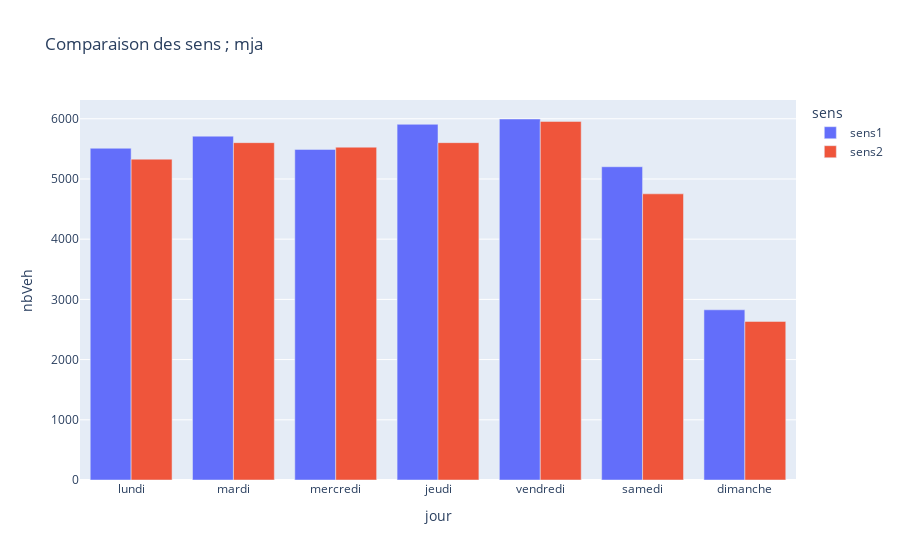

This figure's notebook cell:
### Code cell
#exemple d'appel de résultats du dico
dicoHoraire['mjo']['nbJour']
dicoHoraire['mja']['nbJour']
dicoHoraire['mjo']['2sens']['graph']
dicoHoraire['samedi']['sens1']['donnees']
dicoJournalier['mja']['sens2']['graph']
dicoJournalier['mjo']['2sens']['graph']
dicoJournalier['mja']['compSens']['graph']

### Figure 1 — Plotly figure (JSON) as saved in the notebook; plotly's stock layout.template omitted (floating-point values rounded to 4 significant figures)
{"data": [{"alignmentgroup": "True", "hovertemplate": "sens=sens1<br>jour=%{x}<br>nbVeh=%{y}<extra></extra>", "legendgroup": "sens1", "marker": {"color": "#636efa"}, "name": "sens1", "offsetgroup": "sens1", "orientation": "v", "showlegend": true, "textposition": "auto", "type": "bar", "x": ["lundi", "mardi", "mercredi", "jeudi", "vendredi", "samedi", "dimanche"], "xaxis": "x", "y": [5510, 5711, 5491, 5908, 5996, 5203, 2827], "yaxis": "y"}, {"alignmentgroup": "True", "hovertemplate": "sens=sens2<br>jour=%{x}<br>nbVeh=%{y}<extra></extra>", "legendgroup": "sens2", "marker": {"color": "#EF553B"}, "name": "sens2", "offsetgroup": "sens2", "orientation": "v", "showlegend": true, "textposition": "auto", "type": "bar", "x": ["lundi", "mardi", "mercredi", "jeudi", "vendredi", "samedi", "dimanche"], "xaxis": "x", "y": [5329, 5603, 5528, 5603, 5956, 4753, 2634], "yaxis": "y"}], "layout": {"autosize": true, "barmode": "group", "legend": {"title": {"text": "sens"}, "tracegroupgap": 0}, "title": {"text": " Comparaison des sens ; mja"}, "xaxis": {"anchor": "y", "autorange": true, "domain": [0, 1], "range": [-0.5, 6.5], "title": {"text": "jour"}, "type": "category"}, "yaxis": {"anchor": "x", "autorange": true, "domain": [0, 1], "range": [0, 6312.0], "title": {"text": "nbVeh"}, "type": "linear"}}}
